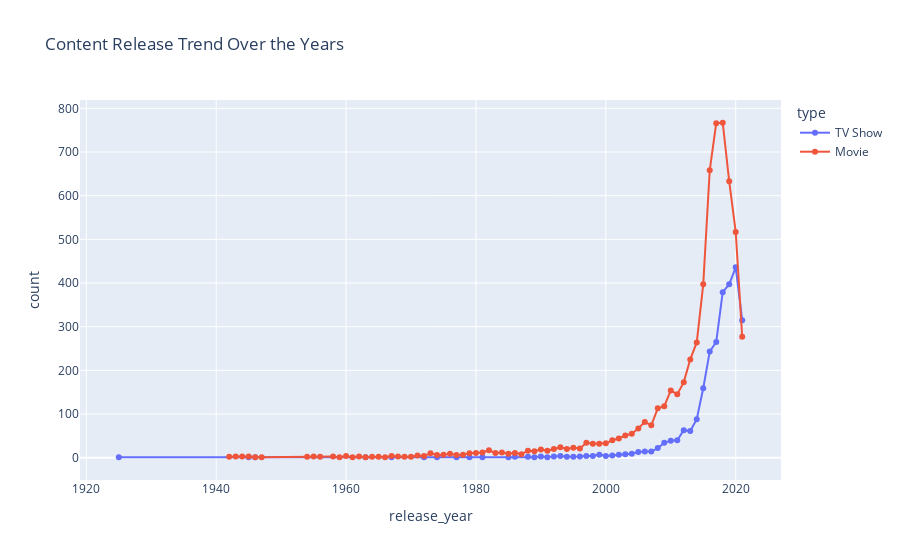

The notebook cell saved with this chart:
### Code cell
release_trend = df.groupby(['release_year', 'type']).size().reset_index(name='count')
fig = px.line(release_trend, x='release_year', y='count', color='type',
              title='Content Release Trend Over the Years',
              markers=True)
fig.update_traces(mode='lines+markers')
fig.show()

### Figure 1 — Plotly figure (JSON) as saved in the notebook; plotly's stock layout.template omitted (floating-point values rounded to 4 significant figures)
{"data": [{"hovertemplate": "type=TV Show<br>release_year=%{x}<br>count=%{y}<extra></extra>", "legendgroup": "TV Show", "line": {"color": "#636efa", "dash": "solid"}, "marker": {"symbol": "circle"}, "mode": "lines+markers", "name": "TV Show", "orientation": "v", "showlegend": true, "type": "scatter", "x": [1925, 1945, 1946, 1963, 1967, 1972, 1974, 1977, 1979, 1981, 1985, 1986, 1988, 1989, 1990, 1991, 1992, 1993, 1994, 1995, 1996, 1997, 1998, 1999, 2000, 2001, 2002, 2003, 2004, 2005, 2006, 2007, 2008, 2009, 2010, 2011, 2012, 2013, 2014, 2015, 2016, 2017, 2018, 2019, 2020, 2021], "xaxis": "x", "y": [1, 1, 1, 1, 1, 1, 1, 1, 1, 1, 1, 2, 2, 1, 3, 1, 3, 4, 2, 2, 3, 4, 4, 7, 4, 5, 7, 8, 9, 13, 14, 14, 22, 34, 39, 40, 63, 61, 88, 159, 243, 265, 379, 397, 436, 315], "yaxis": "y"}, {"hovertemplate": "type=Movie<br>release_year=%{x}<br>count=%{y}<extra></extra>", "legendgroup": "Movie", "line": {"color": "#EF553B", "dash": "solid"}, "marker": {"symbol": "circle"}, "mode": "lines+markers", "name": "Movie", "orientation": "v", "showlegend": true, "type": "scatter", "x": [1942, 1943, 1944, 1945, 1946, 1947, 1954, 1955, 1956, 1958, 1959, 1960, 1961, 1962, 1963, 1964, 1965, 1966, 1967, 1968, 1969, 1970, 1971, 1972, 1973, 1974, 1975, 1976, 1977, 1978, 1979, 1980, 1981, 1982, 1983, 1984, 1985, 1986, 1987, 1988, 1989, 1990, 1991, 1992, 1993, 1994, 1995, 1996, 1997, 1998, 1999, 2000, 2001, 2002, 2003, 2004, 2005, 2006, 2007, 2008, 2009, 2010, 2011, 2012, 2013, 2014, 2015, 2016, 2017, 2018, 2019, 2020, 2021], "xaxis": "x", "y": [2, 3, 3, 3, 1, 1, 2, 3, 2, 3, 1, 4, 1, 3, 1, 2, 2, 1, 4, 3, 2, 2, 5, 4, 10, 6, 7, 9, 6, 7, 10, 11, 12, 17, 11, 12, 9, 11, 8, 16, 15, 19, 16, 20, 24, 20, 23, 21, 34, 32, 32, 33, 40, 44, 51, 55, 67, 82, 74, 113, 118, 154, 145, 173, 225, 264, 397, 658, 766, 767, 633, 517, 277], "yaxis": "y"}], "layout": {"legend": {"title": {"text": "type"}, "tracegroupgap": 0}, "title": {"text": "Content Release Trend Over the Years"}, "xaxis": {"anchor": "y", "domain": [0, 1], "title": {"text": "release_year"}}, "yaxis": {"anchor": "x", "domain": [0, 1], "title": {"text": "count"}}}}
